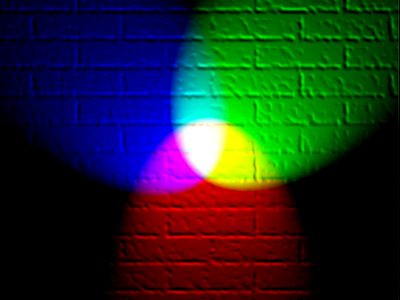
#> input picture histogram_equalization/rgbPrva.jpg, 400 x 300 px
$ python Hist4zad.py
#> lines starting #> are read from the running program, lines starting #| are printed output that depends on the picture
import cv2
from PIL import Image,ImageOps
slika=Image.open('rgbPrva.jpg')
#> slika is the input picture: PIL image 400x300 RGB; mean R, G, B 29.5, 41.6, 36.9
nova_slika=ImageOps.equalize(slika,mask=None)
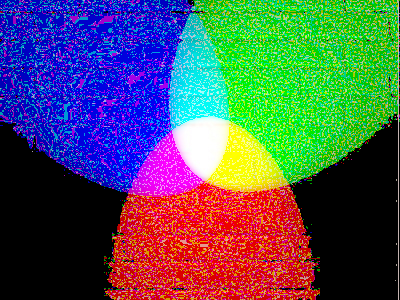
#> nova_slika: PIL image 400x300 RGB; mean R, G, B 76.3, 84.4, 88.8
nova_slika.save('HistSlika4zad.jpg')
